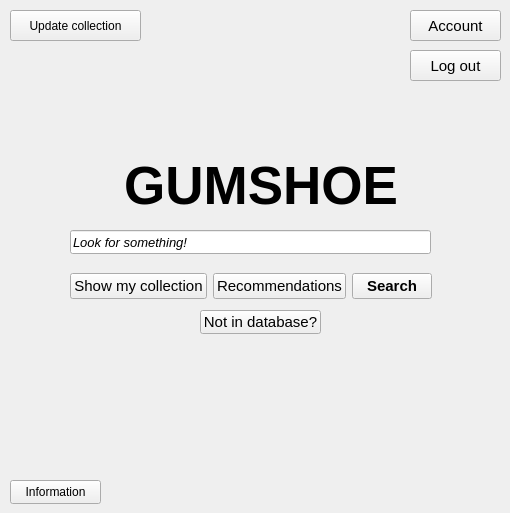
   <widget class="QWidget" name="mainpage">
    <widget class="QLineEdit" name="searchbar">
     <property name="geometry">
      <rect>
       <x>70</x>
       <y>230</y>
       <width>361</width>
       <height>24</height>
      </rect>
     </property>
     <property name="font">
      <font>
       <pointsize>10</pointsize>
       <italic>true</italic>
       <underline>false</underline>
       <kerning>true</kerning>
      </font>
     </property>
     <property name="text">
      <string>Look for something!</string>
     </property>
    </widget>
    <widget class="QLabel" name="label">
     <property name="geometry">
      <rect>
       <x>80</x>
       <y>150</y>
       <width>351</width>
       <height>71</height>
      </rect>
     </property>
     <property name="font">
      <font>
       <pointsize>40</pointsize>
       <italic>false</italic>
       <bold>true</bold>
       <strikeout>false</strikeout>
      </font>
     </property>
     <property name="text">
      <string>   GUMSHOE</string>
     </property>
    </widget>
    <widget class="QWidget" name="layoutWidget">
     <property name="geometry">
      <rect>
       <x>70</x>
       <y>270</y>
       <width>362</width>
       <height>32</height>
      </rect>
     </property>
     <layout class="QHBoxLayout" name="horizontalLayout">
      <item>
       <widget class="QPushButton" name="collbutton">
        <property name="font">
         <font>
          <pointsize>11</pointsize>
         </font>
        </property>
        <property name="text">
         <string>Show my collection</string>
        </property>
       </widget>
      </item>
      <item>
       <widget class="QPushButton" name="reccbutton">
        <property name="font">
         <font>
          <pointsize>11</pointsize>
         </font>
        </property>
        <property name="text">
         <string>Recommendations</string>
        </property>
       </widget>
      </item>
      <item>
       <widget class="QPushButton" name="searchbutton">
        <property name="font">
         <font>
          <pointsize>11</pointsize>
          <bold>true</bold>
         </font>
        </property>
        <property name="text">
         <string>Search</string>
        </property>
       </widget>
      </item>
     </layout>
    </widget>
    <widget class="QPushButton" name="accounbutton">
     <property name="geometry">
      <rect>
       <x>410</x>
       <y>10</y>
       <width>91</width>
       <height>31</height>
      </rect>
     </property>
     <property name="font">
      <font>
       <pointsize>11</pointsize>
      </font>
     </property>
     <property name="text">
      <string>Account</string>
     </property>
    </widget>
    <widget class="QPushButton" name="logoutbutton">
     <property name="geometry">
      <rect>
       <x>410</x>
       <y>50</y>
       <width>91</width>
       <height>31</height>
      </rect>
     </property>
     <property name="font">
      <font>
       <pointsize>11</pointsize>
      </font>
     </property>
     <property name="text">
      <string>Log out</string>
     </property>
    </widget>
    <widget class="QPushButton" name="extradd">
     <property name="geometry">
      <rect>
       <x>200</x>
       <y>310</y>
       <width>121</width>
       <height>24</height>
      </rect>
     </property>
     <property name="font">
      <font>
       <pointsize>11</pointsize>
      </font>
     </property>
     <property name="text">
      <string>Not in database?</string>
     </property>
    </widget>
    <widget class="QPushButton" name="updcoll">
     <property name="geometry">
      <rect>
       <x>10</x>
       <y>10</y>
       <width>131</width>
       <height>31</height>
      </rect>
     </property>
     <property name="text">
      <string>Update collection</string>
     </property>
    </widget>
    <widget class="QPushButton" name="FAQsbutton">
     <property name="geometry">
      <rect>
       <x>10</x>
       <y>480</y>
       <width>91</width>
       <height>24</height>
      </rect>
     </property>
     <property name="text">
      <string>Information</string>
     </property>
    </widget>
   </widget>
